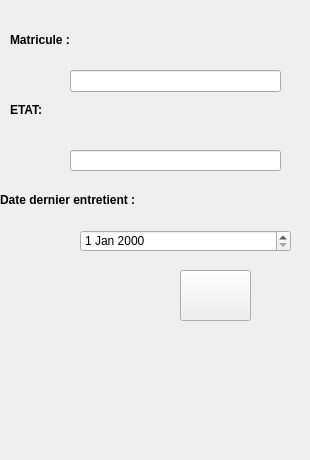
       <widget class="QWidget" name="tab_15">
        <attribute name="title">
         <string>Ajouter</string>
        </attribute>
        <widget class="QLineEdit" name="matricule_2">
         <property name="geometry">
          <rect>
           <x>70</x>
           <y>70</y>
           <width>211</width>
           <height>22</height>
          </rect>
         </property>
        </widget>
        <widget class="QLineEdit" name="etat_2">
         <property name="geometry">
          <rect>
           <x>70</x>
           <y>150</y>
           <width>211</width>
           <height>21</height>
          </rect>
         </property>
        </widget>
        <widget class="QDateEdit" name="date_dernier_ent">
         <property name="geometry">
          <rect>
           <x>80</x>
           <y>230</y>
           <width>211</width>
           <height>22</height>
          </rect>
         </property>
        </widget>
        <widget class="QPushButton" name="ajouter">
         <property name="geometry">
          <rect>
           <x>180</x>
           <y>270</y>
           <width>71</width>
           <height>51</height>
          </rect>
         </property>
         <property name="styleSheet">
          <string notr="true">border-image: url(:/img/img/settings.png);</string>
         </property>
         <property name="text">
          <string/>
         </property>
        </widget>
        <widget class="QLabel" name="reference_4">
         <property name="geometry">
          <rect>
           <x>10</x>
           <y>30</y>
           <width>71</width>
           <height>20</height>
          </rect>
         </property>
         <property name="font">
          <font>
           <pointsize>9</pointsize>
           <weight>75</weight>
           <bold>true</bold>
           <underline>false</underline>
          </font>
         </property>
         <property name="text">
          <string>Matricule : </string>
         </property>
        </widget>
        <widget class="QLabel" name="etat">
         <property name="geometry">
          <rect>
           <x>10</x>
           <y>100</y>
           <width>61</width>
           <height>20</height>
          </rect>
         </property>
         <property name="font">
          <font>
           <pointsize>9</pointsize>
           <weight>75</weight>
           <bold>true</bold>
           <underline>false</underline>
          </font>
         </property>
         <property name="text">
          <string>ETAT:</string>
         </property>
        </widget>
        <widget class="QLabel" name="date_exp">
         <property name="geometry">
          <rect>
           <x>0</x>
           <y>190</y>
           <width>161</width>
           <height>20</height>
          </rect>
         </property>
         <property name="font">
          <font>
           <pointsize>9</pointsize>
           <weight>75</weight>
           <bold>true</bold>
           <underline>false</underline>
          </font>
         </property>
         <property name="text">
          <string>Date dernier entretient : </string>
         </property>
        </widget>
        <widget class="QLabel" name="label_18">
         <property name="geometry">
          <rect>
           <x>0</x>
           <y>0</y>
           <width>301</width>
           <height>451</height>
          </rect>
         </property>
         <property name="styleSheet">
          <string notr="true">border-image: url(:/img/img/pellule.jpg);</string>
         </property>
         <property name="text">
          <string/>
         </property>
        </widget>
        <zorder>label_18</zorder>
        <zorder>matricule_2</zorder>
        <zorder>etat_2</zorder>
        <zorder>date_dernier_ent</zorder>
        <zorder>ajouter</zorder>
        <zorder>reference_4</zorder>
        <zorder>etat</zorder>
        <zorder>date_exp</zorder>
       </widget>
